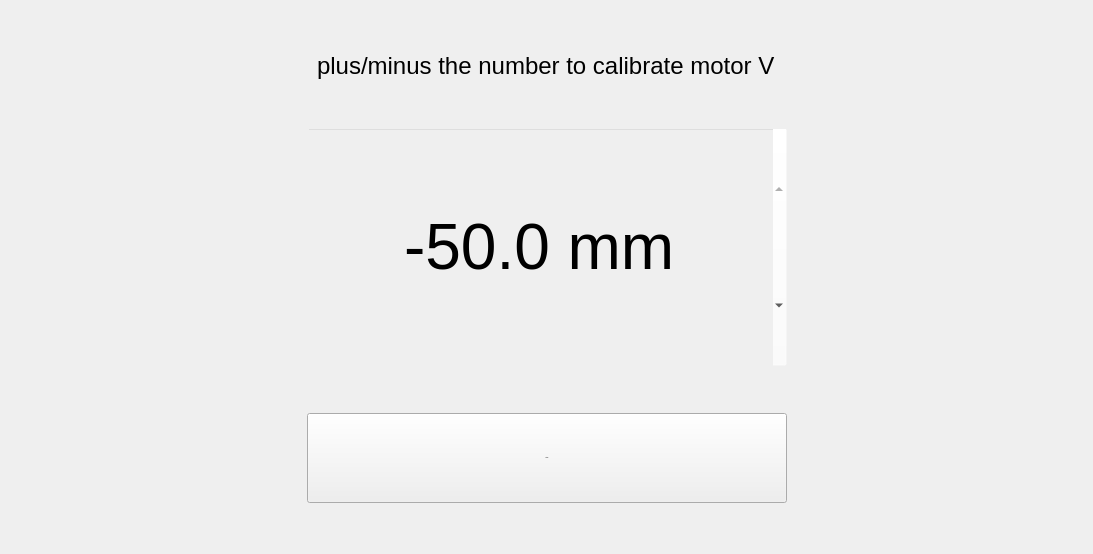
          <widget class="QWidget" name="page_8">
           <layout class="QGridLayout" name="gridLayout_26">
            <item row="3" column="2">
             <spacer name="horizontalSpacer_17">
              <property name="orientation">
               <enum>Qt::Horizontal</enum>
              </property>
              <property name="sizeHint" stdset="0">
               <size>
                <width>289</width>
                <height>20</height>
               </size>
              </property>
             </spacer>
            </item>
            <item row="6" column="1">
             <spacer name="verticalSpacer_21">
              <property name="orientation">
               <enum>Qt::Vertical</enum>
              </property>
              <property name="sizeHint" stdset="0">
               <size>
                <width>20</width>
                <height>40</height>
               </size>
              </property>
             </spacer>
            </item>
            <item row="5" column="2">
             <spacer name="horizontalSpacer_19">
              <property name="orientation">
               <enum>Qt::Horizontal</enum>
              </property>
              <property name="sizeHint" stdset="0">
               <size>
                <width>289</width>
                <height>20</height>
               </size>
              </property>
             </spacer>
            </item>
            <item row="5" column="1">
             <widget class="QPushButton" name="pushButton_42">
              <property name="minimumSize">
               <size>
                <width>0</width>
                <height>90</height>
               </size>
              </property>
              <property name="font">
               <font>
                <family>System</family>
                <pointsize>-1</pointsize>
                <weight>50</weight>
                <italic>false</italic>
                <bold>false</bold>
               </font>
              </property>
              <property name="text">
               <string>Return</string>
              </property>
             </widget>
            </item>
            <item row="2" column="0">
             <spacer name="verticalSpacer_27">
              <property name="orientation">
               <enum>Qt::Vertical</enum>
              </property>
              <property name="sizeHint" stdset="0">
               <size>
                <width>20</width>
                <height>40</height>
               </size>
              </property>
             </spacer>
            </item>
            <item row="5" column="0">
             <spacer name="horizontalSpacer_18">
              <property name="orientation">
               <enum>Qt::Horizontal</enum>
              </property>
              <property name="sizeHint" stdset="0">
               <size>
                <width>290</width>
                <height>20</height>
               </size>
              </property>
             </spacer>
            </item>
            <item row="1" column="0" colspan="3">
             <widget class="QLineEdit" name="lineEdit_7">
              <property name="styleSheet">
               <string notr="true">background-color: rgba(255, 255, 255,0);
font:24px;</string>
              </property>
              <property name="text">
               <string>plus/minus the number to calibrate motor V</string>
              </property>
              <property name="frame">
               <bool>false</bool>
              </property>
              <property name="alignment">
               <set>Qt::AlignCenter</set>
              </property>
              <property name="dragEnabled">
               <bool>false</bool>
              </property>
              <property name="readOnly">
               <bool>true</bool>
              </property>
             </widget>
            </item>
            <item row="0" column="0">
             <spacer name="verticalSpacer_22">
              <property name="orientation">
               <enum>Qt::Vertical</enum>
              </property>
              <property name="sizeHint" stdset="0">
               <size>
                <width>20</width>
                <height>40</height>
               </size>
              </property>
             </spacer>
            </item>
            <item row="4" column="1">
             <spacer name="verticalSpacer_28">
              <property name="orientation">
               <enum>Qt::Vertical</enum>
              </property>
              <property name="sizeHint" stdset="0">
               <size>
                <width>20</width>
                <height>40</height>
               </size>
              </property>
             </spacer>
            </item>
            <item row="3" column="0">
             <spacer name="horizontalSpacer_20">
              <property name="orientation">
               <enum>Qt::Horizontal</enum>
              </property>
              <property name="sizeHint" stdset="0">
               <size>
                <width>40</width>
                <height>20</height>
               </size>
              </property>
             </spacer>
            </item>
            <item row="3" column="1">
             <widget class="QDoubleSpinBox" name="doubleSpinBox">
              <property name="minimumSize">
               <size>
                <width>480</width>
                <height>240</height>
               </size>
              </property>
              <property name="font">
               <font>
                <family>Arial</family>
                <pointsize>48</pointsize>
               </font>
              </property>
              <property name="focusPolicy">
               <enum>Qt::NoFocus</enum>
              </property>
              <property name="contextMenuPolicy">
               <enum>Qt::DefaultContextMenu</enum>
              </property>
              <property name="styleSheet">
               <string notr="true">background-color: rgba(255, 255, 255,0);</string>
              </property>
              <property name="wrapping">
               <bool>false</bool>
              </property>
              <property name="frame">
               <bool>true</bool>
              </property>
              <property name="alignment">
               <set>Qt::AlignCenter</set>
              </property>
              <property name="buttonSymbols">
               <enum>QAbstractSpinBox::UpDownArrows</enum>
              </property>
              <property name="accelerated">
               <bool>true</bool>
              </property>
              <property name="correctionMode">
               <enum>QAbstractSpinBox::CorrectToNearestValue</enum>
              </property>
              <property name="keyboardTracking">
               <bool>false</bool>
              </property>
              <property name="showGroupSeparator" stdset="0">
               <bool>false</bool>
              </property>
              <property name="suffix">
               <string> mm</string>
              </property>
              <property name="decimals">
               <number>1</number>
              </property>
              <property name="minimum">
               <double>-90.000000000000000</double>
              </property>
              <property name="maximum">
               <double>-50.000000000000000</double>
              </property>
              <property name="singleStep">
               <double>0.200000000000000</double>
              </property>
             </widget>
            </item>
           </layout>
          </widget>
